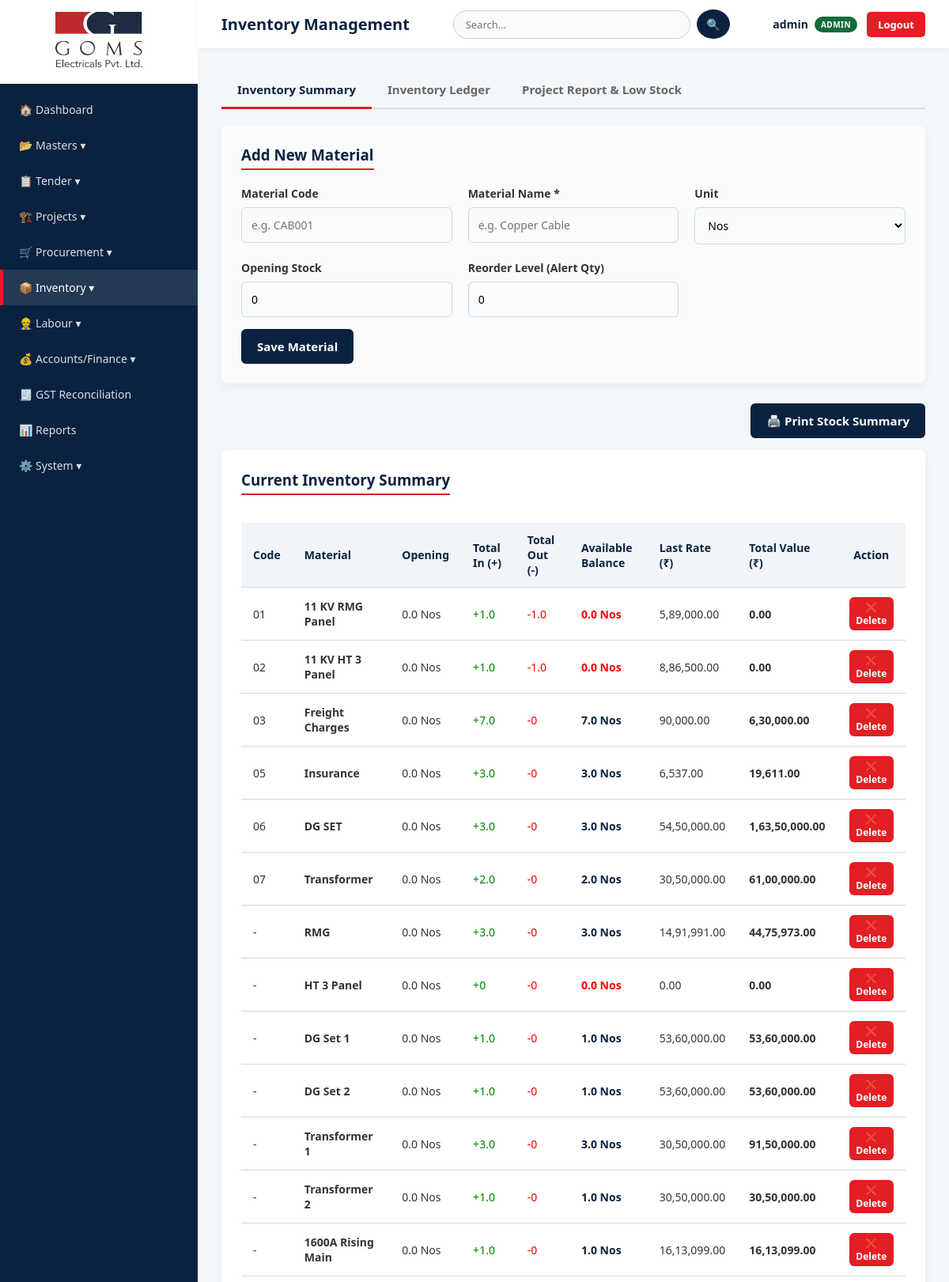
/stock (signed in, upper part), run on the app's committed database.
### tables this page shows
CREATE TABLE stock (id INTEGER PRIMARY KEY AUTOINCREMENT, material_code TEXT, material_name TEXT NOT NULL, unit TEXT, opening_stock REAL DEFAULT 0, stock_in REAL DEFAULT 0, stock_out REAL DEFAULT 0, reorder_level REAL DEFAULT 0);

CREATE TABLE stock_ledger (id INTEGER PRIMARY KEY AUTOINCREMENT, material_name TEXT NOT NULL, transaction_date TEXT, transaction_type TEXT NOT NULL, invoice_no TEXT, project_name TEXT, quantity REAL DEFAULT 0, rate REAL DEFAULT 0);

### app.py (the view, shortened to what this page needs)
@app.route("/stock", methods=["GET", "POST"])
def stock():
    if not session.get("username"): return redirect(url_for("login"))
    conn = get_db()
    mats = conn.execute("SELECT * FROM stock").fetchall()
    summary = []
    for m in mats:
        rec = conn.execute("SELECT SUM(quantity) FROM stock_ledger WHERE material_name=? AND transaction_type='Receipt'", (m['material_name'],)).fetchone()[0] or 0
        iss = conn.execute("SELECT SUM(quantity) FROM stock_ledger WHERE material_name=? AND transaction_type='Issue'", (m['material_name'],)).fetchone()[0] or 0
        av = m['opening_stock'] + rec - iss
        lr = conn.execute("SELECT rate FROM stock_ledger WHERE material_name=? AND transaction_type='Receipt' ORDER BY id DESC LIMIT 1", (m['material_name'],)).fetchone()
        cr = lr[0] if lr else 0
        summary.append({"id": m['id'], "material_code": m['material_code'], "material_name": m['material_name'], "unit": m['unit'], "opening_stock": m['opening_stock'], "total_receipts": rec, "total_issues": iss, "available_stock": av, "current_rate": cr, "total_value": av*cr, "reorder_level": m['reorder_level']})
    ledger = conn.execute("SELECT * FROM stock_ledger ORDER BY transaction_date ASC, id ASC").fetchall()
    l_list = []; bal = {}
    for r in ledger:
        mn = r['material_name']
        if mn not in bal:
            md = conn.execute("SELECT opening_stock FROM stock WHERE material_name=?", (mn,)).fetchone()
            bal[mn] = md['opening_stock'] if md else 0
        bal[mn] += r['quantity'] if r['transaction_type'] == 'Receipt' else -r['quantity']
        l_list.append({"date": r['transaction_date'], "material": mn, "type": r['transaction_type'], "invoice": r['invoice_no'], "project": r['project_name'], "in_qty": r['quantity'] if r['transaction_type']=='Receipt' else 0, "out_qty": r['quantity'] if r['transaction_type']=='Issue' else 0, "rate": r['rate'], "balance": bal[mn]})
    low = [s for s in summary if s['available_stock'] <= s['reorder_level']]
    pmr = conn.execute("SELECT project_name, material_name, SUM(quantity) as total_issued FROM stock_ledger WHERE transaction_type='Issue' AND project_name != '' GROUP BY project_name, material_name").fetchall()
    pl = conn.execute("SELECT project_name FROM projects").fetchall()
    conn.close(); return render_template("stock.html", summary_list=summary, ledger_list=l_list, low_stock_list=low, project_material_report=pmr, project_list=pl)

### app.py (called while the page is built, shortened)
@app.after_request
def add_header(response):
    response.headers["Cache-Control"] = "no-cache, no-store, must-revalidate, public, max-age=0"
    response.headers["Pragma"] = "no-cache"
    response.headers["Expires"] = "0"
    return response

@app.template_filter('dateformat')
def dateformat(value, format='%d/%m/%Y'):
    if not value: return "-"
    try: return datetime.strptime(value, '%Y-%m-%d').strftime(format)
    except: return value

@app.template_filter('inr')
def format_inr(number):
    if number is None: return "0.00"
    try: number = float(number)
    except: return "0.00"
    is_negative = False
    if number < 0:
        is_negative = True
        number = abs(number)
    s = f"{number:.2f}"
    integer_part, decimal_part = s.split(".")
    if len(integer_part) > 3:
        last_three = integer_part[-3:]
        remaining = integer_part[:-3]
        groups = []
        while len(remaining) > 2:
            groups.insert(0, remaining[-2:])
            remaining = remaining[:-2]
        if remaining: groups.insert(0, remaining)
        formatted_integer = ",".join(groups) + "," + last_three
    else: formatted_integer = integer_part
    result = formatted_integer + "." + decimal_part
    if is_negative: result = "-" + result
    return result

def get_db():
    conn = sqlite3.connect(DATABASE, timeout=20)
    conn.row_factory = sqlite3.Row
    return conn

@app.before_request
def restrict_site_supervisor():
    if not session.get("username"): return

### templates/stock.html (shortened to what this page needs)
{% extends "base.html" %}
{% block page_title %}Inventory Management{% endblock %}
{% block content %}
<div class="tabs no-print">
    <button type="button" class="tab-btn active" onclick="openTab('overview', event)">Inventory Summary</button>
    <button type="button" class="tab-btn" onclick="openTab('ledger', event)">Inventory Ledger</button>
    <button type="button" class="tab-btn" onclick="openTab('reports', event)">Project Report & Low Stock</button>
</div>
<div id="overview" class="tab-content active">
    <div class="card no-print" style="background: #f9fbfc;">
        <h3>Add New Material</h3>
        <form method="POST">
            <div class="grid-3">
                <div>
                    <label>Material Code</label>
                    <input name="material_code" placeholder="e.g. CAB001">
                </div>
                <div>
                    <label>Material Name *</label>
                    <input name="material_name" required placeholder="e.g. Copper Cable">
                </div>
                <div>
                    <label>Unit</label>
                    <select name="unit">
                        <option>Nos</option><option>Meter</option><option>Kg</option>
                    </select>
                </div>
                <div>
                    <label>Opening Stock</label>
                    <input name="opening_stock" type="number" min="0" step="0.01" value="0">
                </div>
                <div>
                    <label>Reorder Level (Alert Qty)</label>
                    <input name="reorder_level" type="number" min="0" step="0.01" value="0">
                </div>
            </div>
            <button type="submit" class="btn" style="margin-top: 15px;">Save Material</button>
        </form>
    </div>
    <div class="no-print" style="text-align: right; margin-bottom: 15px;">
        <button onclick="window.print()" class="btn" style="background: #0a2240;">🖨️ Print Stock Summary</button>
    </div>
    <div class="print-section">
        <div class="card">
            <h3>Current Inventory Summary</h3>
            <div class="table-wrap">
                <table>
                    <thead>
                        <tr>
                            <th>Code</th>
                            <th>Material</th>
                            <th>Opening</th>
                            <th>Total In (+)</th>
                            <th>Total Out (-)</th>
                            <th>Available Balance</th>
                            <th>Last Rate (₹)</th>
                            <th>Total Value (₹)</th>
                            <th class="no-print" style="text-align: center;">Action</th>
                        </tr>
                    </thead>
                    <tbody>
                        {% for item in summary_list %}
                        <tr>
                            <td>{{ item.material_code or '-' }}</td>
                            <td><strong>{{ item.material_name }}</strong></td>
                            <td>{{ item.opening_stock }} {{ item.unit }}</td>
                            <td style="color: green;">+{{ item.total_receipts }}</td>
                            <td style="color: red;">-{{ item.total_issues }}</td>
                            <td>
                                <strong style="{% if item.available_stock <= item.reorder_level %}color: red;{% else %}color: var(--primary-blue);{% endif %}">
                                    {{ item.available_stock }} {{ item.unit }}
                                </strong>
                            </td>
                            <td>{{ item.current_rate | inr }}</td>
                            <td><strong>{{ item.total_value | inr }}</strong></td>
                            <td class="no-print" style="text-align: center;">
                                <a href="{{ url_for('delete_stock', id=item.id) }}" class="btn" style="padding: 4px 8px; font-size: 12px; background: #e31e24;">❌ Delete</a>
                            </td>
                        </tr>
                        {% else %}
                        <tr><td colspan="9" style="text-align: center;">No materials added yet.</td></tr>
                        {% endfor %}
                    </tbody>
                </table>
            </div>
        </div>
    </div>
</div>
{% endblock %}

### templates/base.html (style rules this page uses)
:root { --primary-blue: #0a2240; --accent-red: #e31e24; --bg-light: #f4f7f9; --text-dark: #333; --text-light: #666; --white: #ffffff; --border: #d1d9e2; }
* { box-sizing: border-box; margin: 0; padding: 0; font-family: 'Segoe UI', Tahoma, Geneva, Verdana, sans-serif; }
body { background-color: var(--bg-light); color: var(--text-dark); display: flex; min-height: 100vh; }
.card { background: var(--white); border-radius: 8px; padding: 25px; box-shadow: 0 4px 12px rgba(0,0,0,0.05); margin-bottom: 25px; }
.card h3 { margin-bottom: 20px; color: var(--primary-blue); border-bottom: 2px solid var(--accent-red); display: inline-block; padding-bottom: 5px; }
.grid-3 { display: grid; grid-template-columns: 1fr 1fr 1fr; gap: 20px; }
label { display: block; margin-bottom: 8px; font-weight: 600; font-size: 14px; color: var(--text-dark); }
input, select, textarea { width: 100%; padding: 12px; border: 1px solid var(--border); border-radius: 6px; font-size: 14px; background: #f9fbfc; transition: 0.3s; }
.btn { background: var(--primary-blue); color: var(--white); border: none; padding: 12px 20px; border-radius: 6px; cursor: pointer; font-size: 15px; font-weight: bold; transition: 0.3s; display: inline-block; text-decoration: none; }
.table-wrap { overflow-x: auto; }
table { width: 100%; border-collapse: collapse; margin-top: 15px; }
th, td { padding: 12px 15px; text-align: left; border-bottom: 1px solid var(--border); font-size: 14px; }
th { background: #f1f5f9; color: var(--primary-blue); font-weight: bold; }

### templates/stock.html (style rules this page uses)
.tabs { display: flex; border-bottom: 2px solid #ddd; margin-bottom: 20px; flex-wrap: wrap; }
.tab-btn { padding: 12px 20px; cursor: pointer; font-weight: bold; border: none; background: none; font-size: 15px; color: #666; border-bottom: 3px solid transparent; margin-bottom: -2px; transition: 0.3s; }
.tab-btn.active { color: var(--primary-blue); border-bottom: 3px solid var(--accent-red); }
.tab-content { display: none; }
.tab-content.active { display: block; animation: fadeIn 0.4s; }

### data on the page
stock: material_code "01", material_name "11 KV RMG Panel", opening_stock "0.0", unit "Nos", unit "Nos"
stock_ledger: current_rate|inr "5,89,000.00"
stock: material_code "02", material_name "11 KV HT 3 Panel", opening_stock "0.0", unit "Nos", unit "Nos"
stock_ledger: current_rate|inr "8,86,500.00"
stock: material_code "03", material_name "Freight Charges", opening_stock "0.0", unit "Nos", unit "Nos"
stock_ledger: current_rate|inr "90,000.00"
stock: material_code "05", material_name "Insurance", opening_stock "0.0", unit "Nos", unit "Nos"
stock_ledger: current_rate|inr "6,537.00"
stock: material_code "06", material_name "DG SET", opening_stock "0.0", unit "Nos", unit "Nos"
stock_ledger: current_rate|inr "54,50,000.00"
stock: material_code "07", material_name "Transformer", opening_stock "0.0", unit "Nos", unit "Nos"
stock_ledger: current_rate|inr "30,50,000.00"
stock: material_name "RMG", opening_stock "0.0", unit "Nos", unit "Nos"
stock_ledger: current_rate|inr "14,91,991.00"
stock: material_code "-", material_name "HT 3 Panel", opening_stock "0.0", unit "Nos", total_receipts "0", total_issues "0", available_stock "0.0", current_rate|inr "0.00", total_value|inr "0.00"
stock: material_name "DG Set 1", opening_stock "0.0", unit "Nos", unit "Nos"
stock_ledger: current_rate|inr "53,60,000.00"
stock: material_name "DG Set 2", opening_stock "0.0", unit "Nos", unit "Nos"
stock_ledger: current_rate|inr "53,60,000.00"
stock: material_name "Transformer 1", opening_stock "0.0", unit "Nos", unit "Nos"
stock_ledger: current_rate|inr "30,50,000.00"
stock: material_name "Transformer 2", opening_stock "0.0", unit "Nos", unit "Nos"
stock_ledger: current_rate|inr "30,50,000.00"
stock: material_name "1600A Rising Main", opening_stock "0.0", unit "Nos", unit "Nos"
stock_ledger: current_rate|inr "16,13,099.00"

### other printed values
{{ session['username'] }} "admin"
{{ user_role }} "ADMIN"
{{ item.total_receipts }} "1.0" "1.0" "7.0" "3.0" "3.0" "2.0" "3.0" "1.0" "1.0" "3.0" "1.0" "1.0"
{{ item.total_issues }} "1.0" "1.0" "0" "0" "0" "0" "0" "0" "0" "0" "0" "0"
{{ item.available_stock }} "0.0" "0.0" "7.0" "3.0" "3.0" "2.0" "3.0" "1.0" "1.0" "3.0" "1.0" "1.0"
{{ item.total_value | inr }} "0.00" "0.00" "6,30,000.00" "19,611.00" "1,63,50,000.00" "61,00,000.00" "44,75,973.00" "53,60,000.00" "53,60,000.00" "91,50,000.00" "30,50,000.00" "16,13,099.00"
{{ item.material_code or '-' }} "-" "-" "-" "-" "-" "-"
